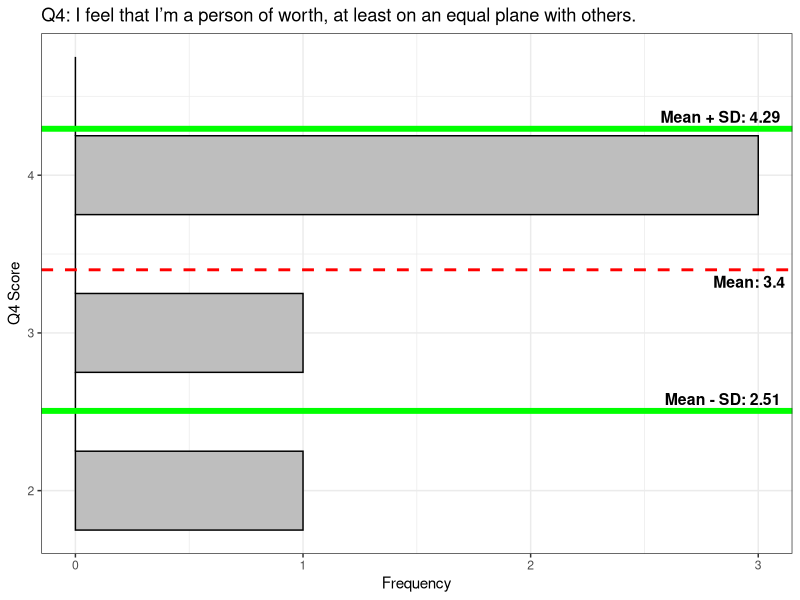

Write the R code that produced this figure. (Note: this script raises an error after producing the figure.)
install.packages("psych")
install.packages("modeest")
library(tidyverse)
library(psych)
library(modeest)

# Load local CSV and assign to dataframe "df"

df <- read.csv("week2_data_set_rosenberg_SES.csv")

# 1. Generate descriptive statistics for Q5, including the
# mean, median, variance, and standard deviation

describe(df$q5, 
         na.rm = TRUE, 
         interp=FALSE,
         skew = TRUE, 
         ranges = TRUE,
         trim=.1,
         type=3,
         check=TRUE,
         fast=NULL,
         quant=NULL,
         IQR=FALSE,
         omit=FALSE,
         data=NULL)

# 2. Hand calculate the mean for Q4.
# m = ∑x / n

q4mean <- sum(4, 4, 2, 4, 3) / 5
print(q4mean)

# 3. What is the median for Q4? The mode?

describe(df)

q4mode2 <- (df$q4)

q4mode <- c(4, 4, 2, 4, 3)
mode <- mlv(q4mode, method = "mfv") # Most Frequent Value
print(mode)

# 4. Hand calculate the variance for Q4. Remember, you
# already have the mean!
# S2 = ∑(xi - xmean)2 / n-1

q4var <- sum(
  (4 - q4mean)^2,
  (4 - q4mean)^2,
  (2 - q4mean)^2,
  (4 - q4mean)^2,
  (3 - q4mean)^2
) / 4

print(q4var)

# 5. Calculate the standard deviation using the variance. 
# What is the SD of Q4?
# S = sqrt∑(Xi - Xmean)2 / n-1

q4sd <- sqrt(q4var)
round(q4sd, 2)

# 6. Create a histogram for Q4

df %>%
  ggplot(aes(x = q4)) +
  geom_histogram(binwidth = 0.5, 
                fill = "grey", 
                color = "black") +
  
  coord_flip() +
  
  geom_vline(aes(xintercept = q4mean), 
            color = "red", 
            linetype = "dashed", 
            linewidth = 1) +
  
  geom_vline(aes(xintercept = q4mean + q4sd), 
            color = "green", 
            linetype = "solid", 
            linewidth = 2) +
  
  geom_vline(aes(xintercept = q4mean - q4sd), 
            color = "green", 
            linetype = "solid", 
            linewidth = 2,) +
  
  annotate("text", 
          x = q4mean, 
          y = Inf, 
          label = paste("Mean:", round(q4mean, 2)),
          color = "#000000",
          fontface = "bold",
          vjust = 1.5, 
          hjust = 1.1, 
          size = 4) +
  
  annotate("text", 
           x = q4mean + q4sd, 
           y = Inf, 
           label = paste("Mean + SD:", round(q4mean + q4sd, 2)),
           color = "#000000",
           fontface = "bold",
           vjust = -0.5, 
           hjust = 1.1, 
           size = 4) +
  
  annotate("text", 
           x = q4mean - q4sd, 
           y = Inf, 
           label = paste("Mean - SD:", round(q4mean - q4sd, 2)),
           color = "#000000",
           fontface = "bold", 
           vjust = -0.5, 
           hjust = 1.1, 
           size = 4) +
  
  labs(title = "Q4: I feel that I’m a person of worth, at least on an equal plane with others.",
        x = "Q4 Score",
        y = "Frequency") +
  
  theme_bw()

# 7. Add the mean and the standard deviation to the plot.

# 8. Create a boxplot for Q1.

q1mean <- mean(df$q1)
q1median <- median(df$q1)
print (q1mean)

df %>%
  ggplot(aes(x = q1)) +
  geom_boxplot(fill = "grey", color = "black") +
  stat_summary(fun = median, geom = "point", shape = 18, size = 3, color = "red") +
  labs(title = "Q1: On the whole, I am satisfied with myself.",
       x = "Q1 Score") +
  theme_bw()
